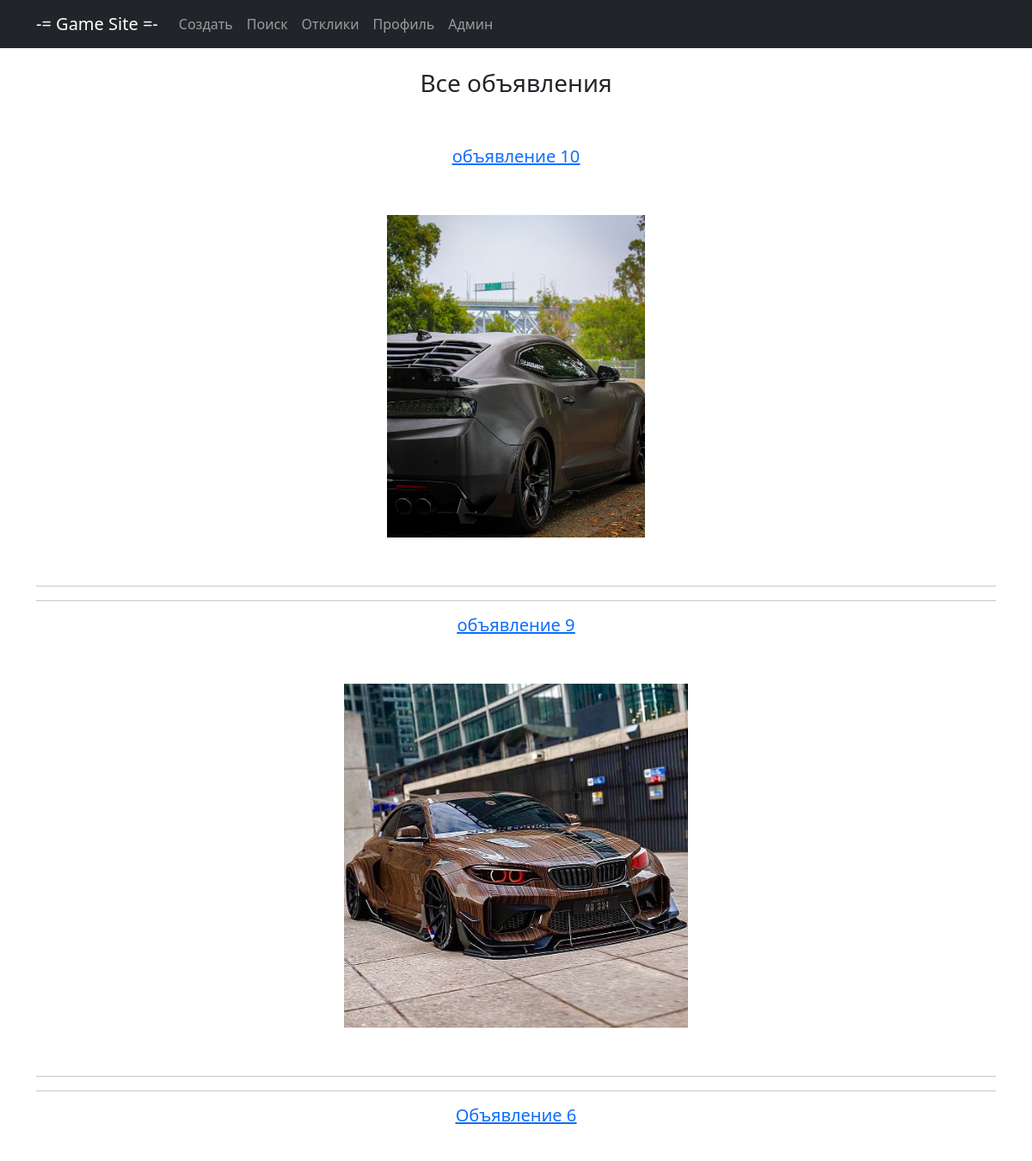
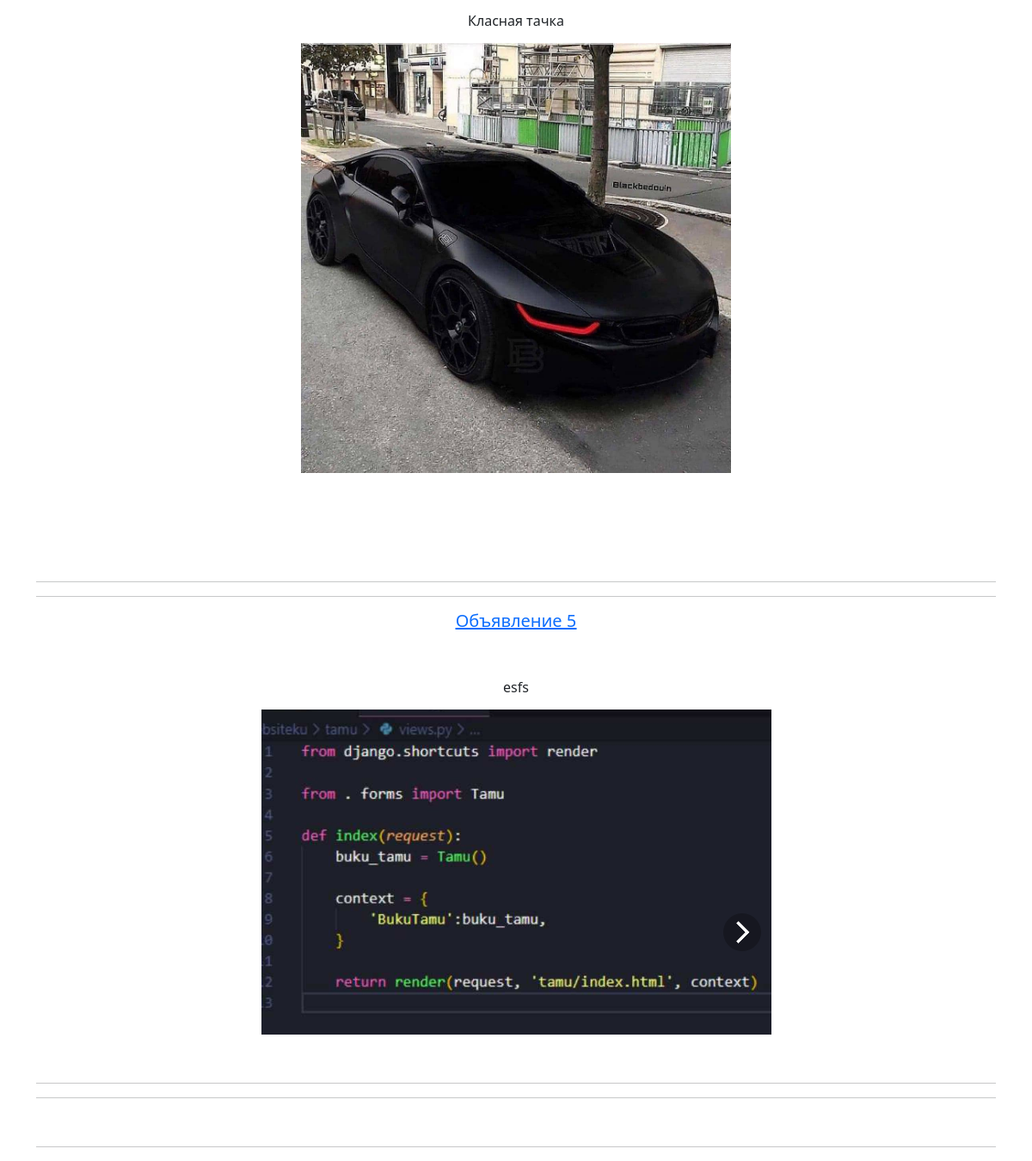
The page / on the database its author committed (2 pictures, top to bottom).
### main/models.py (models this page shows, shortened)
class Note(models.Model):
    title = models.CharField(max_length=128, verbose_name='Название')
    content = RichTextUploadingField(verbose_name='Контент')
    datetime = models.DateTimeField(auto_now_add=True, verbose_name='Дата создания')
    user = models.ForeignKey(User, blank=True, null=True, on_delete=models.CASCADE, verbose_name='Пользователь')
    category = models.ForeignKey(Category, on_delete=models.CASCADE, verbose_name='Категория')

### main/views.py (the view)
# urls.py: path('', NoteMain.as_view(), name='main'),
class NoteMain(ListView):
    model = Note
    template_name = 'main.html'
    context_object_name = 'notes'
    ordering = ['-datetime']
    paginate_by = 5

### templates/main.html (shortened to what this page needs)
{% extends 'static/default.html' %}
{% block content %}
<br>
<h3>Все объявления</h3>
<br>
<br>
{% for note in notes %}
<h5><a href="{% url 'detail' note.id %}"><u>{{ note.title }}</u></a></h5>
<br>
<br>
<h6>{{ note.content|safe  }}</h6>
<br>
<hr>
<hr>
{% endfor %}
<br>
<hr>
{% endblock content %}

### rows shown on the page
Note: title "объявление 10", content (picture)
Note: title "объявление 9", content (picture)
Note: title "Объявление 6", content "Класная тачка", content (picture)
Note: title "Объявление 5", content "esfs", content (picture)
